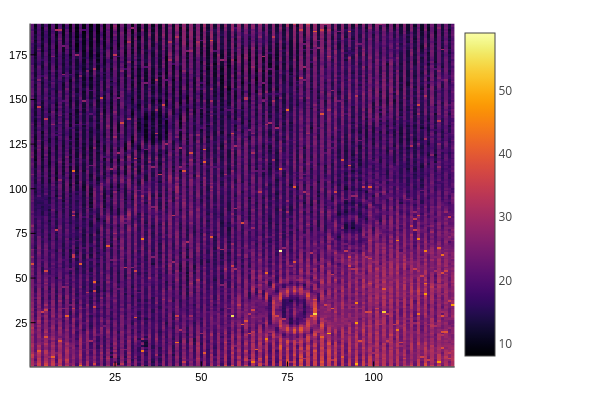

Notebook source saved alongside this figure:
### Code cell
using StatsBase
function get_maximum(pixel::Vector{T}) where T
    pixel_stream = collect(skipmissing(pixel))
    h = fit(Histogram, pixel_stream, 0.0:1.0:255.0)
    idx = findfirst(==(maximum(h.weights)), h.weights)
    return h.edges[1][idx]
end
peaks = map(pixel -> get_maximum(pixel), tcspc_stream)
heatmap(peaks[:, 5:127])
# TODO: More useful would be in this case to plot uncertainty
#get_maximum(tcspc_stream[110, 20])

### Figure 1 — Plotly figure (JSON) as saved in the notebook; plotly's stock layout.template omitted (floating-point values rounded to 4 significant figures; data arrays with more than 128 entries replaced by an {"elided": "..."} marker saying what was removed)
{"data": [{"colorbar": {"len": 0.9525, "title": "", "x": 0.7578, "y": 0.5139}, "colorscale": {"elided": "256x2 mixed values"}, "name": "y1", "showlegend": false, "showscale": true, "type": "heatmap", "x": [0.5, 1.5, 2.5, 3.5, 4.5, 5.5, 6.5, 7.5, 8.5, 9.5, 10.5, 11.5, 12.5, 13.5, 14.5, 15.5, 16.5, 17.5, 18.5, 19.5, 20.5, 21.5, 22.5, 23.5, 24.5, 25.5, 26.5, 27.5, 28.5, 29.5, 30.5, 31.5, 32.5, 33.5, 34.5, 35.5, 36.5, 37.5, 38.5, 39.5, 40.5, 41.5, 42.5, 43.5, 44.5, 45.5, 46.5, 47.5, 48.5, 49.5, 50.5, 51.5, 52.5, 53.5, 54.5, 55.5, 56.5, 57.5, 58.5, 59.5, 60.5, 61.5, 62.5, 63.5, 64.5, 65.5, 66.5, 67.5, 68.5, 69.5, 70.5, 71.5, 72.5, 73.5, 74.5, 75.5, 76.5, 77.5, 78.5, 79.5, 80.5, 81.5, 82.5, 83.5, 84.5, 85.5, 86.5, 87.5, 88.5, 89.5, 90.5, 91.5, 92.5, 93.5, 94.5, 95.5, 96.5, 97.5, 98.5, 99.5, 100.5, 101.5, 102.5, 103.5, 104.5, 105.5, 106.5, 107.5, 108.5, 109.5, 110.5, 111.5, 112.5, 113.5, 114.5, 115.5, 116.5, 117.5, 118.5, 119.5, 120.5, 121.5, 122.5, 123.5], "xaxis": "x", "y": {"elided": "193 float values"}, "yaxis": "y", "z": {"elided": "192x123 int values"}, "zmax": 59, "zmin": 8}], "layout": {"annotations": [], "height": 400, "legend": {"bgcolor": "rgba(255, 255, 255, 1.000)", "bordercolor": "rgba(0, 0, 0, 1.000)", "borderwidth": 1, "font": {"color": "rgba(0, 0, 0, 1.000)", "family": "sans-serif", "size": 11}, "title": {"font": {"color": "rgba(0, 0, 0, 1.000)", "family": "sans-serif", "size": 15}, "text": ""}, "tracegroupgap": 0, "traceorder": "normal", "x": 1, "xanchor": "auto", "y": 1, "yanchor": "auto"}, "margin": {"b": 20, "l": 0, "r": 0, "t": 20}, "paper_bgcolor": "rgba(255, 255, 255, 1.000)", "plot_bgcolor": "rgba(255, 255, 255, 1.000)", "showlegend": true, "width": 600, "xaxis": {"anchor": "y", "domain": [0.05101, 0.7578], "gridcolor": "rgba(0, 0, 0, 0.100)", "gridwidth": 0.5, "linecolor": "rgba(0, 0, 0, 1.000)", "mirror": false, "range": [0.5, 123.5], "showgrid": true, "showline": true, "showticklabels": true, "tickangle": 0, "tickcolor": "rgb(0, 0, 0)", "tickfont": {"color": "rgba(0, 0, 0, 1.000)", "family": "sans-serif", "size": 11}, "tickmode": "array", "ticks": "inside", "ticktext": ["25", "50", "75", "100"], "tickvals": [25, 50, 75, 100], "title": "", "titlefont": {"color": "rgba(0, 0, 0, 1.000)", "family": "sans-serif", "size": 15}, "type": "-", "visible": true, "zeroline": false, "zerolinecolor": "rgba(0, 0, 0, 1.000)"}, "yaxis": {"anchor": "x", "domain": [0.03762, 0.9902], "gridcolor": "rgba(0, 0, 0, 0.100)", "gridwidth": 0.5, "linecolor": "rgba(0, 0, 0, 1.000)", "mirror": false, "range": [0.5, 192.5], "showgrid": true, "showline": true, "showticklabels": true, "tickangle": 0, "tickcolor": "rgb(0, 0, 0)", "tickfont": {"color": "rgba(0, 0, 0, 1.000)", "family": "sans-serif", "size": 11}, "tickmode": "array", "ticks": "inside", "ticktext": ["25", "50", "75", "100", "125", "150", "175"], "tickvals": [25, 50, 75, 100, 125, 150, 175], "title": "", "titlefont": {"color": "rgba(0, 0, 0, 1.000)", "family": "sans-serif", "size": 15}, "type": "-", "visible": true, "zeroline": false, "zerolinecolor": "rgba(0, 0, 0, 1.000)"}}}
